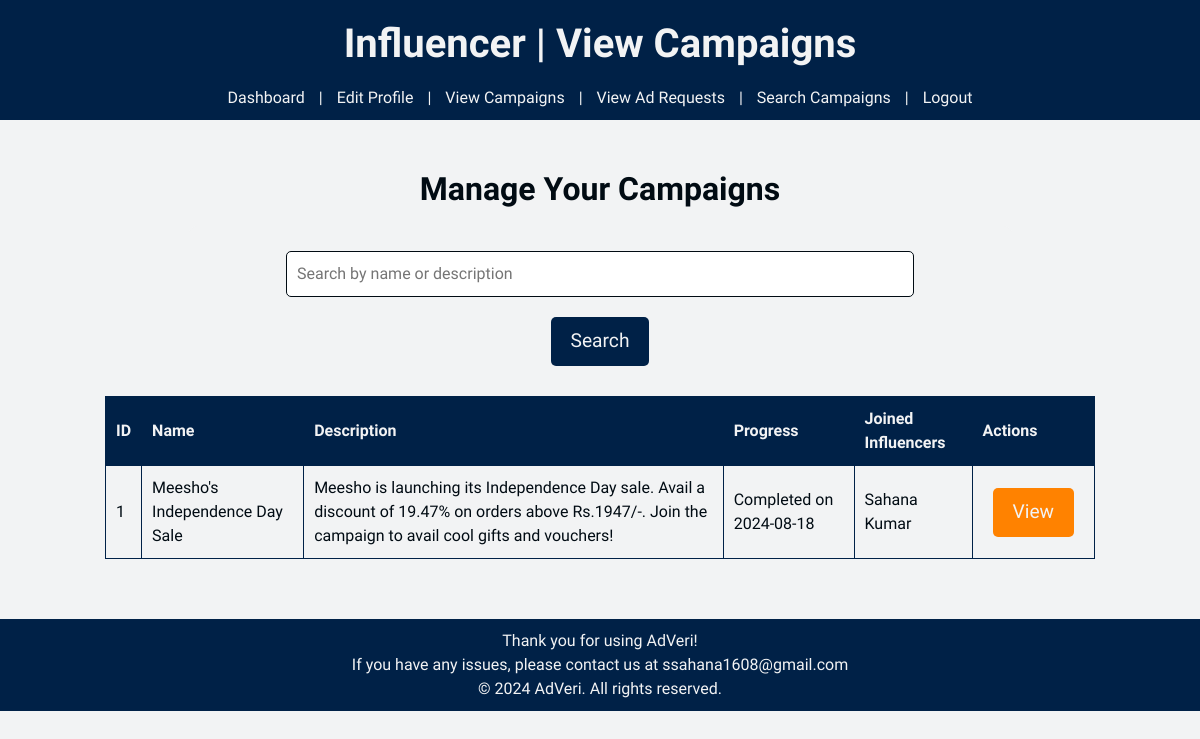
The app's page /influener/view_campaigns (signed in), older data.
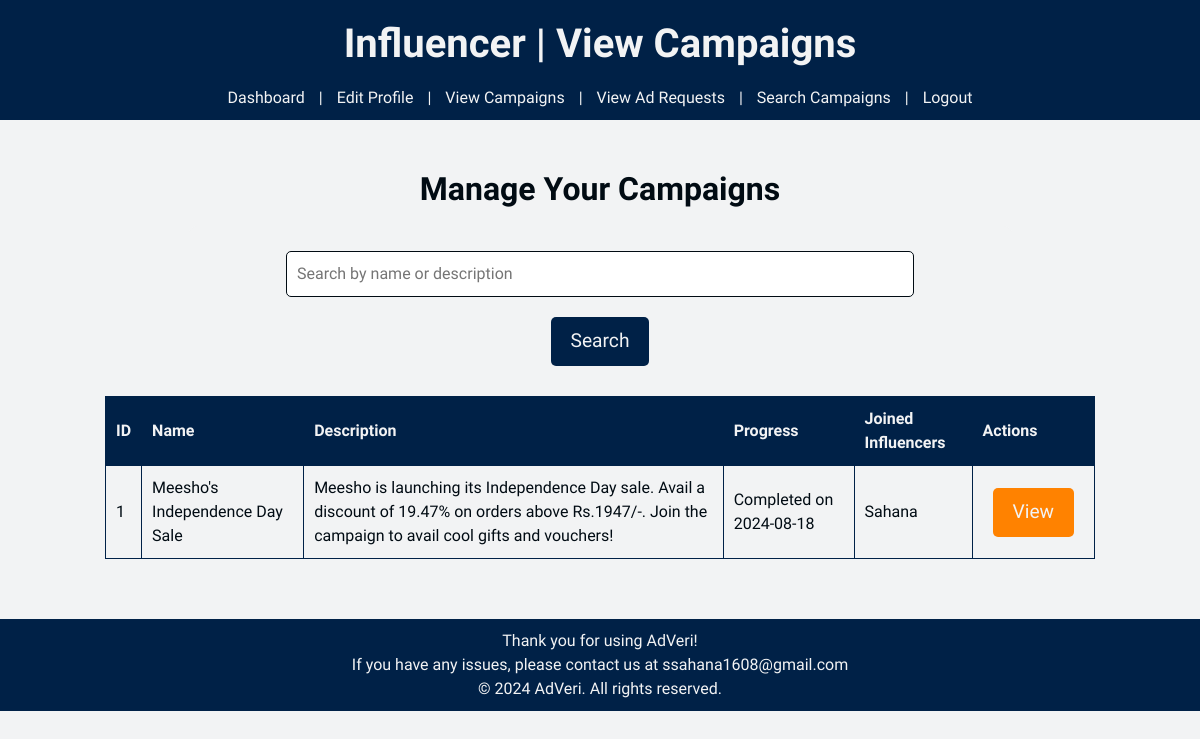
The same page, newer data.
### models.py (models this page shows)
class Campaign(db.Model):
    __tablename__ = 'campaigns'
    id = db.Column(db.Integer, primary_key=True, autoincrement=True)
    sponsor_id = db.Column(db.Integer, db.ForeignKey('sponsors.user_id'), nullable=False)
    name = db.Column(db.String(120), nullable=False)
    description = db.Column(db.Text, nullable=False)
    start_date = db.Column(db.Date, nullable=False)
    end_date = db.Column(db.Date, nullable=False)
    budget = db.Column(db.Float, nullable=False)
    visibility = db.Column(db.String(20), nullable=False)
    goals = db.Column(db.Text, nullable=False)
    ad_requests = db.relationship('AdRequest', backref='campaign', lazy=True, cascade="all, delete-orphan")
    flagged = db.relationship('Flagged', backref='campaign', lazy=True, cascade="all, delete-orphan")

class Influencer(db.Model):
    __tablename__ = 'influencers'
    id = db.Column(db.Integer, primary_key=True, autoincrement=True)
    user_id = db.Column(db.Integer, db.ForeignKey('users.id'), nullable=False)
    name = db.Column(db.String(120), unique = True, nullable=False)
    category = db.Column(db.String(120), nullable=False)
    niche = db.Column(db.String(120), nullable=False)
    reach = db.Column(db.Integer, nullable=False)
    platform = db.Column(db.String, nullable=False)
    earnings = db.Column(db.Float, default = 0, nullable = False)
    ad_requests = db.relationship('AdRequest', backref='influencer', lazy=True, cascade="all, delete-orphan")

### app.py (the view)
@app.route('/influener/view_campaigns', methods = ['GET'])
def influencer_view_campaigns():
    if 'user_id' not in session or session.get('role') != 'Influencer':
        flash('Please log in as a sponsor to access this page.', 'error')
        return redirect(url_for('login'))
    influencer_id = session['user_id']
    search_query = request.args.get('search', '')
    if search_query:
        campaigns = Campaign.query.filter(
            Campaign.name.ilike(f'%{search_query}%') |
            Campaign.description.ilike(f'%{search_query}%')
        ).all()
    else:
        campaigns = Campaign.query.join(AdRequest, Campaign.id == AdRequest.campaign_id).filter(
            AdRequest.influencer_id == influencer_id,
            AdRequest.status == 'Accepted').all()
    campaign_details = []
    joined_influencers = []
    today = datetime.today().date()
    for campaign in campaigns:
        days_passed = (today - campaign.start_date).days
        total_days = (campaign.end_date - campaign.start_date).days
        progress = (days_passed / total_days) * 100 if total_days > 0 else 0
        if progress >= 100:
            progress = f'Completed on {campaign.end_date}'
        joined_influencers = db.session.query(Influencer.name).join(
            AdRequest, Influencer.user_id == AdRequest.influencer_id
        ).filter(
            AdRequest.campaign_id == campaign.id,
            AdRequest.status == 'Accepted'
        ).all()
        campaign_details.append({
            'campaign': campaign,
            'progress': progress or 0,
            'joined_influencers': [name for name, in joined_influencers] or []
        })
    return render_template('influencer/manage_campaign.html',
                            campaigns = campaign_details)

### templates/influencer/manage_campaign.html (shortened to what this page needs)
<!DOCTYPE html>
<html lang="en">
<head>
    <link href="https://cdn.jsdelivr.net/npm/bootstrap@5.0.2/dist/css/bootstrap.min.css" rel="stylesheet">
    <link rel="stylesheet" href="{{ url_for('static', filename='styles.css') }}">
</head>
<body>
    <header>
        <h1>Influencer | View Campaigns</h1>
        <a href="{{ url_for('influencer_dashboard') }}">Dashboard</a> |
        <a href="{{ url_for('influencer_edit_profile') }}">Edit Profile</a> |
        <a href="{{ url_for('influencer_view_campaigns')}}">View Campaigns</a> |
        <a href="{{ url_for('influencer_manage_ad_requests') }}">View Ad Requests</a> |
        <a href="{{ url_for('influencer_search_campaigns') }}">Search Campaigns</a> |
        <a href="{{ url_for('logout') }}">Logout</a>
    </header>
    <div class="container">
        <h2>Manage Your Campaigns</h2>
        {% if campaigns %}
            {% for detail in campaigns %}
            <form method="GET" action="{{ url_for('influencer_view_campaigns') }}">
                <input type="text" name="search" placeholder="Search by name or description" value="{{ request.args.get('search', '') }}">
                <button type="submit" class="btn btn-search">Search</button>
            </form>
            <table>
                <thead>
                    <tr>
                        <th>ID</th>
                        <th>Name</th>
                        <th>Description</th>
                        <th>Progress</th>
                        <th>Joined Influencers</th>
                        <th>Actions</th>
                    </tr>
                </thead>
                <tbody>
                    {% for detail in campaigns %}
                    <tr>
                        <td>{{ detail.campaign.id }}</td>
                        <td>{{ detail.campaign.name }}</td>
                        <td>{{ detail.campaign.description }}</td>
                        <td>
                            {% if detail.progress is string %}
                                {{ detail.progress }}
                            {% else %}
                                {{ detail.progress }}%
                            {% endif %}
                    </td>
                        <td>
                            {% for influencer in detail.joined_influencers %}
                                {{ influencer }}<br>
                            {% endfor %}
                        </td>
                        <td>
                            <a href="#viewModal{{ detail.campaign.id }}" class="btn btn-view">View</a>
                        </td>
                    </tr>
                    {% endfor %}
                </tbody>
            </table>
            {% endfor %}
        {% else %}
        <p>No campaigns found.</p>
        {% endif %}
    </div>
    <footer>
        Thank you for using AdVeri! <br>
        If you have any issues, please contact us at ssahana1608@gmail.com <br>
        &copy; 2024 AdVeri. All rights reserved.
    </footer>
</body>
</html>

Row changes from the older to the newer data that the page shows:
no longer on this page (row edited): Influencer: name "Kumar"
